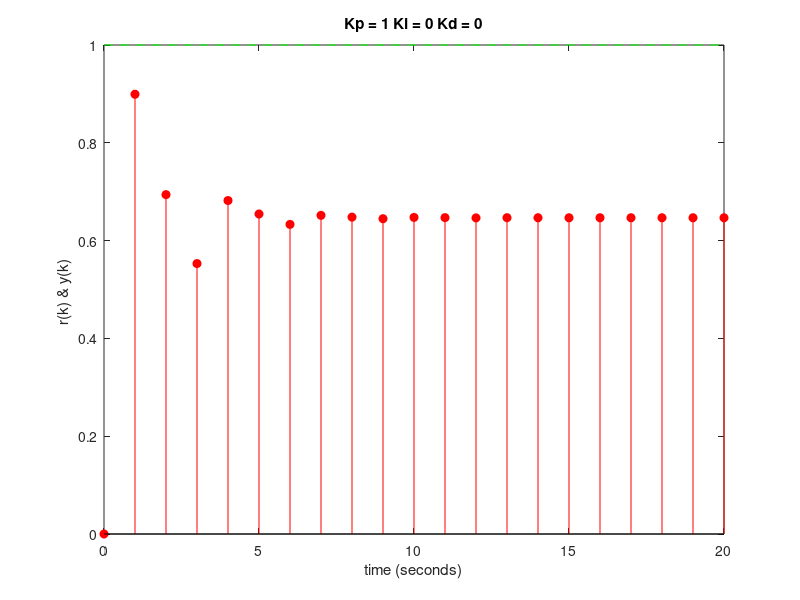

The MATLAB source for this figure:
% This is our prescribed transfer function, with the prescribed values for b2, b3, a1, a2, & a3. 
Gps = tf([5.5 13], [1 6.1 12 7.1]); % We take the values of our transfer function and transpose them into a discrete time z transform.
Kp = 1; Ki = 0; Kd = 0; T = 1;
Gz = c2d(Gps, T, 'zoh'); % Discretize plant.
num = [(T*Kp + (0.5*((T)^2)*Ki) + Kd) (((0.5*(T)^2) * Ki) - (T * Kp) - (2 * Kd)) Kd]; % The numerator of our transfer function.
den = [ T,  -T,  0 ]; % The denominator of our transfer function
Dz = tf(num, den, T, 'variable', 'z'); % PID PTF
DGz = Dz * Gz; % D(z) in series with G(z)
SYSz = feedback(DGz, 1); % Y(z) / R(z)
t = 0:T:20;
r = ones(size(t));
y = lsim(SYSz, r, t);
plot(t, r, 'g--')
hold on
stem(t, y, 'r', 'filled');
xlabel('time (seconds)'); ylabel('r(k) & y(k) ')
title('Kp = 1 Ki = 0 Kd = 0');


